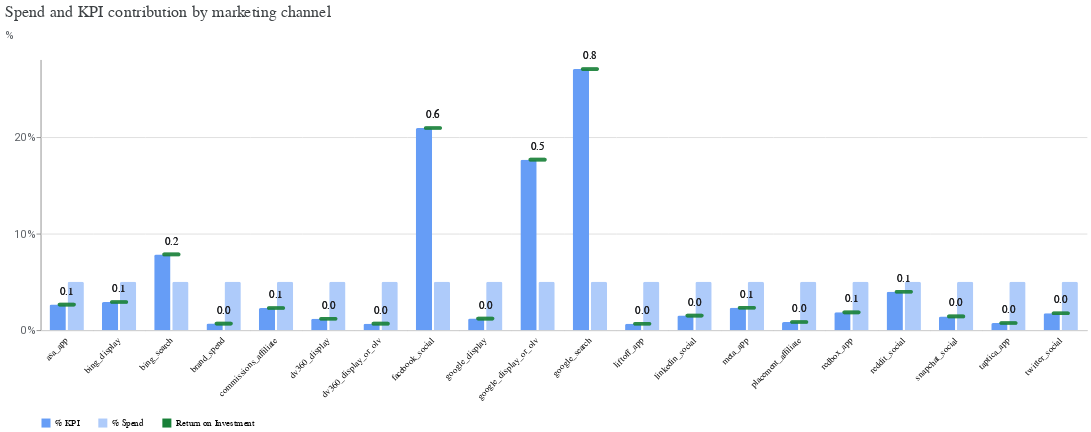

Notebook source saved alongside this figure:
### Code cell
media_summary.plot_spend_vs_contribution()

### Figure 1 — Vega-Lite specification as saved in the notebook (floating-point values rounded to 4 significant figures)
{"config": {"view": {"continuousWidth": 300, "continuousHeight": 300, "strokeOpacity": 0}, "axis": {"labelColor": "#5F6368", "labelFont": "Roboto", "labelFontSize": 12, "titleColor": "#5F6368", "titleFont": "Roboto", "titleFontSize": 12, "titleFontWeight": "normal", "titlePadding": 10}, "header": {"labelAlign": "right", "labelAngle": -45, "labelBaseline": "middle", "labelOrient": "bottom", "title": null}}, "data": {"name": "data-8453f062743645384556c9657af17993"}, "facet": {"column": {"field": "channel", "type": "nominal"}}, "spec": {"layer": [{"mark": {"type": "bar", "cornerRadiusEnd": 2, "tooltip": true}, "encoding": {"color": {"field": "label", "legend": {"columnPadding": 20, "orient": "bottom", "rowPadding": 10, "title": null}, "scale": {"domain": ["% KPI", "% Spend", "Return on Investment"], "range": ["#669DF6", "#AECBFA", "#188038"]}, "type": "nominal"}, "tooltip": [{"field": "pct", "format": ".1%", "type": "quantitative"}], "x": {"axis": {"labels": false, "ticks": false, "title": null}, "field": "label", "scale": {"paddingOuter": 0.5}, "type": "nominal"}, "y": {"axis": {"format": "%", "tickCount": 2, "titleAlign": "left", "titleAngle": 0, "titleY": -20}, "field": "pct", "type": "quantitative"}}}, {"mark": {"type": "tick", "color": "#188038", "cornerRadius": 2, "size": 20, "thickness": 4, "tooltip": true}, "encoding": {"tooltip": [{"field": "roi", "format": ".2f", "type": "quantitative"}], "y": {"field": "roi_scaled", "title": "%", "type": "quantitative"}}}, {"mark": {"type": "text", "color": "#202124", "dy": -15, "fontSize": 12}, "encoding": {"text": {"field": "roi", "format": ".1f", "type": "quantitative"}, "y": {"field": "roi_scaled", "type": "quantitative"}}}]}, "spacing": -1, "title": {"text": "Spend and KPI contribution by marketing channel", "anchor": "start", "color": "#3C4043", "font": "Google Sans Display", "fontSize": 18, "fontWeight": "normal", "offset": 10}, "$schema": "https://vega.github.io/schema/vega-lite/v5.20.1.json", "datasets": {"data-8453f062743645384556c9657af17993": [{"channel": "asa_app", "pct": 0.0264, "label": "% KPI", "roi": 0.07341, "roi_scaled": 0.0264}, {"channel": "bing_display", "pct": 0.02906, "label": "% KPI", "roi": 0.0808, "roi_scaled": 0.02906}, {"channel": "bing_search", "pct": 0.07833, "label": "% KPI", "roi": 0.2178, "roi_scaled": 0.07833}, {"channel": "dv360_display", "pct": 0.01176, "label": "% KPI", "roi": 0.03269, "roi_scaled": 0.01176}, {"channel": "dv360_display_or_olv", "pct": 0.006725, "label": "% KPI", "roi": 0.0187, "roi_scaled": 0.006725}, {"channel": "facebook_social", "pct": 0.2091, "label": "% KPI", "roi": 0.5813, "roi_scaled": 0.2091}, {"channel": "google_display", "pct": 0.01194, "label": "% KPI", "roi": 0.03319, "roi_scaled": 0.01194}, {"channel": "google_display_or_olv", "pct": 0.1764, "label": "% KPI", "roi": 0.4904, "roi_scaled": 0.1764}, {"channel": "google_search", "pct": 0.2701, "label": "% KPI", "roi": 0.7509, "roi_scaled": 0.2701}, {"channel": "linkedin_social", "pct": 0.01506, "label": "% KPI", "roi": 0.04187, "roi_scaled": 0.01506}, {"channel": "meta_app", "pct": 0.02319, "label": "% KPI", "roi": 0.06448, "roi_scaled": 0.02319}, {"channel": "reddit_social", "pct": 0.03966, "label": "% KPI", "roi": 0.1103, "roi_scaled": 0.03966}, {"channel": "snapchat_social", "pct": 0.0142, "label": "% KPI", "roi": 0.03947, "roi_scaled": 0.0142}, {"channel": "taptica_app", "pct": 0.00743, "label": "% KPI", "roi": 0.02066, "roi_scaled": 0.00743}, {"channel": "twitter_social", "pct": 0.01747, "label": "% KPI", "roi": 0.04858, "roi_scaled": 0.01747}, {"channel": "commissions_affiliate", "pct": 0.02297, "label": "% KPI", "roi": 0.06386, "roi_scaled": 0.02297}, {"channel": "placement_affiliate", "pct": 0.008465, "label": "% KPI", "roi": 0.02353, "roi_scaled": 0.008465}, {"channel": "brand_spend", "pct": 0.006777, "label": "% KPI", "roi": 0.01884, "roi_scaled": 0.006777}, {"channel": "redbox_app", "pct": 0.0184, "label": "% KPI", "roi": 0.05116, "roi_scaled": 0.0184}, {"channel": "liftoff_app", "pct": 0.006573, "label": "% KPI", "roi": 0.01828, "roi_scaled": 0.006573}, {"channel": "asa_app", "pct": 0.05, "label": "% Spend", "roi": 0.07341, "roi_scaled": 0.0264}, {"channel": "bing_display", "pct": 0.05, "label": "% Spend", "roi": 0.0808, "roi_scaled": 0.02906}, {"channel": "bing_search", "pct": 0.05, "label": "% Spend", "roi": 0.2178, "roi_scaled": 0.07833}, {"channel": "dv360_display", "pct": 0.05, "label": "% Spend", "roi": 0.03269, "roi_scaled": 0.01176}, {"channel": "dv360_display_or_olv", "pct": 0.05, "label": "% Spend", "roi": 0.0187, "roi_scaled": 0.006725}, {"channel": "facebook_social", "pct": 0.05, "label": "% Spend", "roi": 0.5813, "roi_scaled": 0.2091}, {"channel": "google_display", "pct": 0.05, "label": "% Spend", "roi": 0.03319, "roi_scaled": 0.01194}, {"channel": "google_display_or_olv", "pct": 0.05, "label": "% Spend", "roi": 0.4904, "roi_scaled": 0.1764}, {"channel": "google_search", "pct": 0.05, "label": "% Spend", "roi": 0.7509, "roi_scaled": 0.2701}, {"channel": "linkedin_social", "pct": 0.05, "label": "% Spend", "roi": 0.04187, "roi_scaled": 0.01506}, {"channel": "meta_app", "pct": 0.05, "label": "% Spend", "roi": 0.06448, "roi_scaled": 0.02319}, {"channel": "reddit_social", "pct": 0.05, "label": "% Spend", "roi": 0.1103, "roi_scaled": 0.03966}, {"channel": "snapchat_social", "pct": 0.05, "label": "% Spend", "roi": 0.03947, "roi_scaled": 0.0142}, {"channel": "taptica_app", "pct": 0.05, "label": "% Spend", "roi": 0.02066, "roi_scaled": 0.00743}, {"channel": "twitter_social", "pct": 0.05, "label": "% Spend", "roi": 0.04858, "roi_scaled": 0.01747}, {"channel": "commissions_affiliate", "pct": 0.05, "label": "% Spend", "roi": 0.06386, "roi_scaled": 0.02297}, {"channel": "placement_affiliate", "pct": 0.05, "label": "% Spend", "roi": 0.02353, "roi_scaled": 0.008465}, {"channel": "brand_spend", "pct": 0.05, "label": "% Spend", "roi": 0.01884, "roi_scaled": 0.006777}, {"channel": "redbox_app", "pct": 0.05, "label": "% Spend", "roi": 0.05116, "roi_scaled": 0.0184}, {"channel": "liftoff_app", "pct": 0.05, "label": "% Spend", "roi": 0.01828, "roi_scaled": 0.006573}]}}
